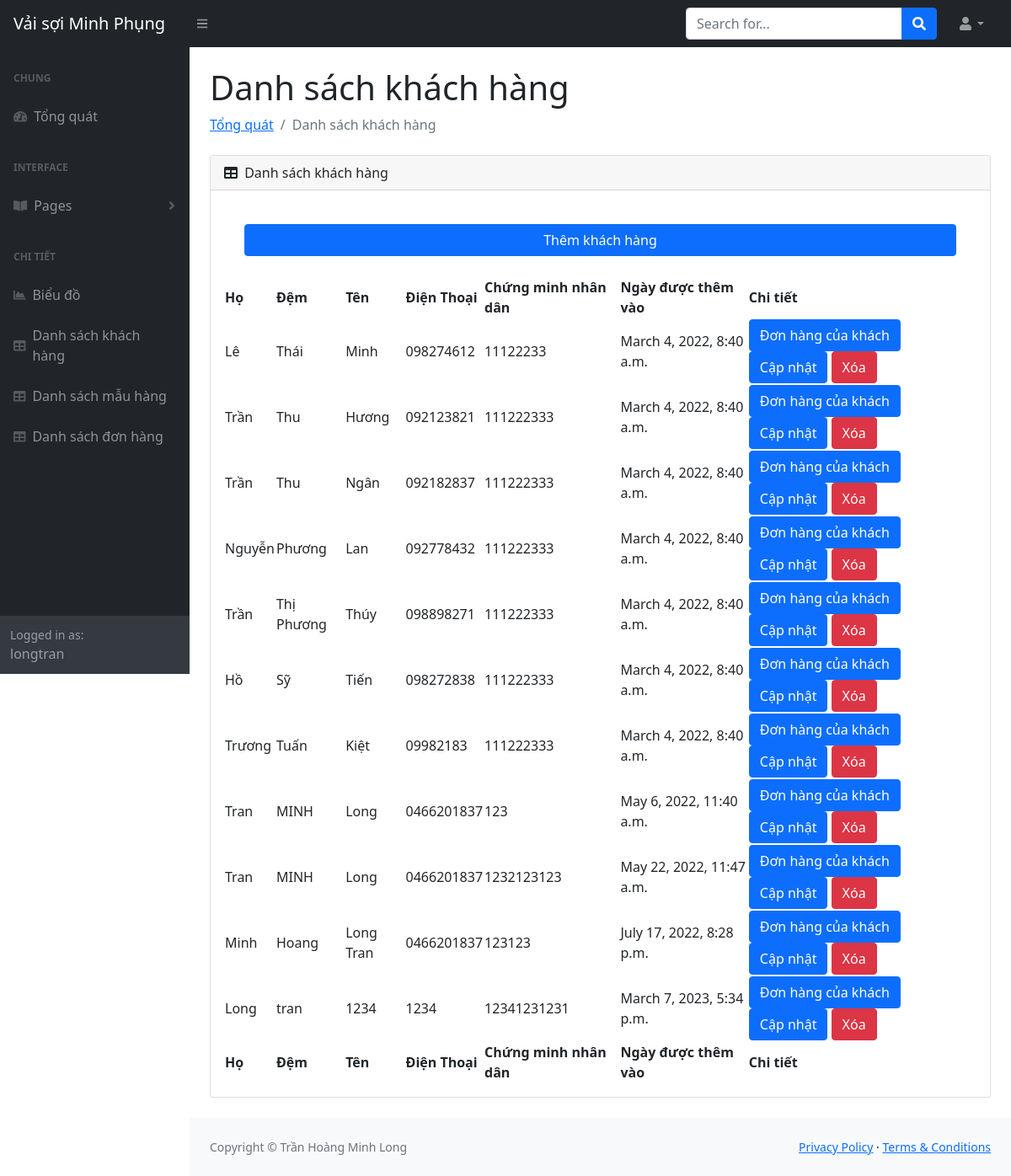
/customerTable (signed in), run on the app's committed database.
### management/models.py (models this page shows, shortened)
class Customer(models.Model):
    customer_id = models.BigAutoField(primary_key=True)
    lastname = models.CharField(max_length=64)
    middlename = models.CharField(max_length=64, null=True)
    firstname = models.CharField(max_length=64)
    phone = models.CharField(max_length=64, null=True)
    socialnumber = models.IntegerField(null=True)
    customer_date = models.DateTimeField(auto_now_add=True, null=True)

### management/decorators.py (the view)
        def wrapper_func(request, *args, **kwargs):
            group = None
            if request.user.groups.exists():
                group = request.user.groups.all()[0].name
            if group in allowed_roles:
                return view_func(request, *args, **kwargs)
            else:
                return HttpResponse("Bạn không có quyền truy cập")

### management/views.py (called while the page is built)
@login_required(login_url="login")
@allowed_users(allowed_roles=["admin"])
def customerTable(request):
    customer = Customer.objects.all()
    context = {
        "customer": customer,
    }
    return render(request, "management/tables/customerTable.html", context)

### management/templates/management/tables/customerTable.html
{% extends 'management/main.html' %} {%block content%}
<main>
  <div class="container-fluid px-4">
    <h1 class="mt-4">Danh sách khách hàng</h1>
    <ol class="breadcrumb mb-4">
      <li class="breadcrumb-item"><a href="{% url 'home'%}">Tổng quát</a></li>
      <li class="breadcrumb-item active">Danh sách khách hàng</li>
    </ol>
    <div class="card mb-4">
      <div class="card-header">
        <i class="fas fa-table me-1"></i>
        Danh sách khách hàng
      </div>
      <div class="card-body">
        <div class="d-grid gap-2">
          <a
            href="{% url 'formCustomer' %}"
            class="m-4 btn btn-primary"
            role="button"
            >Thêm khách hàng</a
          >
        </div>
        <table id="datatablesSimple">
          <thead>
            <tr>
              <th>Họ</th>
              <th>Đệm</th>
              <th>Tên</th>
              <th>Điện Thoại</th>
              <th>Chứng minh nhân dân</th>
              <th>Ngày được thêm vào</th>
              <th>Chi tiết</th>
            </tr>
          </thead>
          <tfoot>
            <tr>
              <th>Họ</th>
              <th>Đệm</th>
              <th>Tên</th>
              <th>Điện Thoại</th>
              <th>Chứng minh nhân dân</th>
              <th>Ngày được thêm vào</th>
              <th>Chi tiết</th>
            </tr>
          </tfoot>
          <tbody>
            {% for customer in customer %}
            <tr>
              <td>{{customer.lastname}}</td>
              <td>{{customer.middlename}}</td>
              <td>{{customer.firstname}}</td>
              <td>{{customer.phone}}</td>
              <td>{{customer.socialnumber}}</td>
              <td>{{customer.customer_date}}</td>
              <td>
                <a
                  href="{% url 'customer' customer.customer_id %}"
                  class="btn btn-primary"
                  >Đơn hàng của khách</a
                >
                <a
                  href="{% url 'updateCustomer' customer.customer_id %}"
                  class="btn btn-primary"
                  >Cập nhật</a
                >
                <a
                  href="{% url 'deleteCustomer' customer.customer_id %}"
                  class="btn btn-danger"
                  >Xóa</a
                >
              </td>
            </tr>
            {% endfor %}
          </tbody>
        </table>
      </div>
    </div>
  </div>
</main>
{%endblock%}

### management/templates/management/sidenavbar.html (shortened to what this page needs)
<div id="layoutSidenav_nav">
  <nav class="sb-sidenav accordion sb-sidenav-dark" id="sidenavAccordion">
    <div class="sb-sidenav-menu">
      <div class="nav">
        <div class="sb-sidenav-menu-heading">Chung</div>
        <a class="nav-link" href="home">
          <div class="sb-nav-link-icon">
            <i class="fas fa-tachometer-alt"></i>
          </div>
          Tổng quát
        </a>
        <div class="sb-sidenav-menu-heading">Interface</div>
        <a
          class="nav-link collapsed"
          href="#"
          data-bs-toggle="collapse"
          data-bs-target="#collapsePages"
          aria-expanded="false"
          aria-controls="collapsePages"
        >
          <div class="sb-nav-link-icon"><i class="fas fa-book-open"></i></div>
          Pages
          <div class="sb-sidenav-collapse-arrow">
            <i class="fas fa-angle-down"></i>
          </div>
        </a>
        <div class="sb-sidenav-menu-heading">Chi tiết</div>
        <a class="nav-link" href="{% url 'charts' %}">
          <div class="sb-nav-link-icon"><i class="fas fa-chart-area"></i></div>
          Biểu đồ
        </a>
        <a class="nav-link" href="{% url 'customerTable' %}">
          <div class="sb-nav-link-icon"><i class="fas fa-table"></i></div>
          Danh sách khách hàng
        </a>
        <a class="nav-link" href="{% url 'productTable' %}">
          <div class="sb-nav-link-icon"><i class="fas fa-table"></i></div>
          Danh sách mẫu hàng
        </a>
        <a class="nav-link" href="{% url 'orderTable' %}">
          <div class="sb-nav-link-icon"><i class="fas fa-table"></i></div>
          Danh sách đơn hàng
        </a>
      </div>
    </div>
    <div class="sb-sidenav-footer">
      <div class="small">Logged in as:</div>
      {{request.user}}
    </div>
  </nav>
</div>

### data on the page
Customer: lastname "Lê", middlename "Thái", firstname "Minh", phone "098274612", socialnumber "11122233", customer_date "March 4, 2022, 8:40 a.m."
Customer: lastname "Trần", middlename "Thu", firstname "Hương", phone "092123821", socialnumber "111222333", customer_date "March 4, 2022, 8:40 a.m."
Customer: lastname "Trần", middlename "Thu", firstname "Ngân", phone "092182837", socialnumber "111222333", customer_date "March 4, 2022, 8:40 a.m."
Customer: lastname "Nguyễn", middlename "Phương", firstname "Lan", phone "092778432", socialnumber "111222333", customer_date "March 4, 2022, 8:40 a.m."
Customer: lastname "Trần", middlename "Thị Phương", firstname "Thúy", phone "098898271", socialnumber "111222333", customer_date "March 4, 2022, 8:40 a.m."
Customer: lastname "Hồ", middlename "Sỹ", firstname "Tiến", phone "098272838", socialnumber "111222333", customer_date "March 4, 2022, 8:40 a.m."
Customer: lastname "Trương", middlename "Tuấn", firstname "Kiệt", phone "09982183", socialnumber "111222333", customer_date "March 4, 2022, 8:40 a.m."
Customer: lastname "Tran", middlename "MINH", firstname "Long", phone "0466201837", socialnumber "123", customer_date "May 6, 2022, 11:40 a.m."
Customer: lastname "Tran", middlename "MINH", firstname "Long", phone "0466201837", socialnumber "1232123123", customer_date "May 22, 2022, 11:47 a.m."
Customer: lastname "Minh", middlename "Hoang", firstname "Long Tran", phone "0466201837", socialnumber "123123", customer_date "July 17, 2022, 8:28 p.m."
Customer: lastname "Long", middlename "tran", firstname "1234", phone "1234", socialnumber "12341231231", customer_date "March 7, 2023, 5:34 p.m."

### other printed values
{{ request.user }} "longtran"
